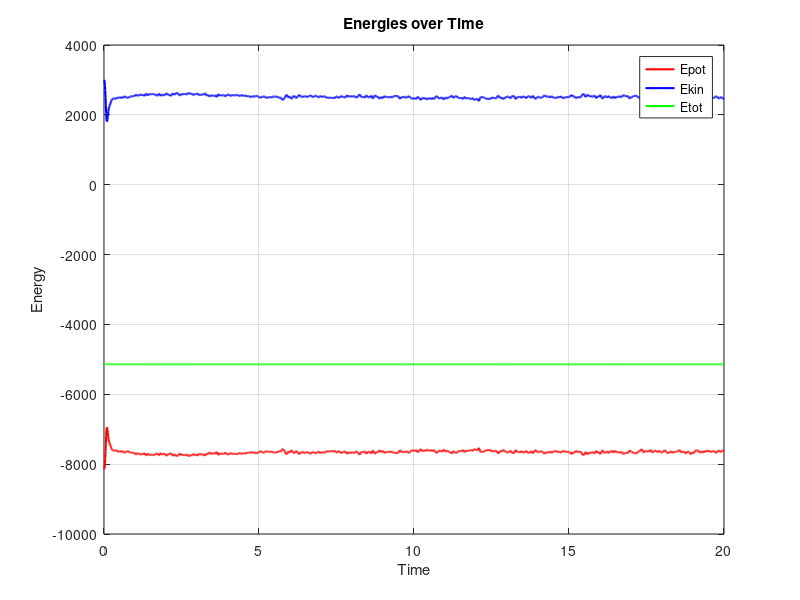

MATLAB code for this plot:
% Load data from CSV file
data = csvread('Energy_time.csv', 1, 0);

% Extract columns
Step = data(:,1);
Time = data(:,2);
Epot = data(:,3);
Ekin = data(:,4);
Etot = data(:,5);

% Plot energies over time
figure;
plot(Time, Epot, 'r-', 'LineWidth', 1.5, 'DisplayName', 'Epot');
hold on;
plot(Time, Ekin, 'b-', 'LineWidth', 1.5, 'DisplayName', 'Ekin');
plot(Time, Etot, 'g-', 'LineWidth', 1.5, 'DisplayName', 'Etot');
xlabel('Time');
ylabel('Energy');
title('Energies over Time');
legend('Location', 'Best');
grid on;
hold off;
